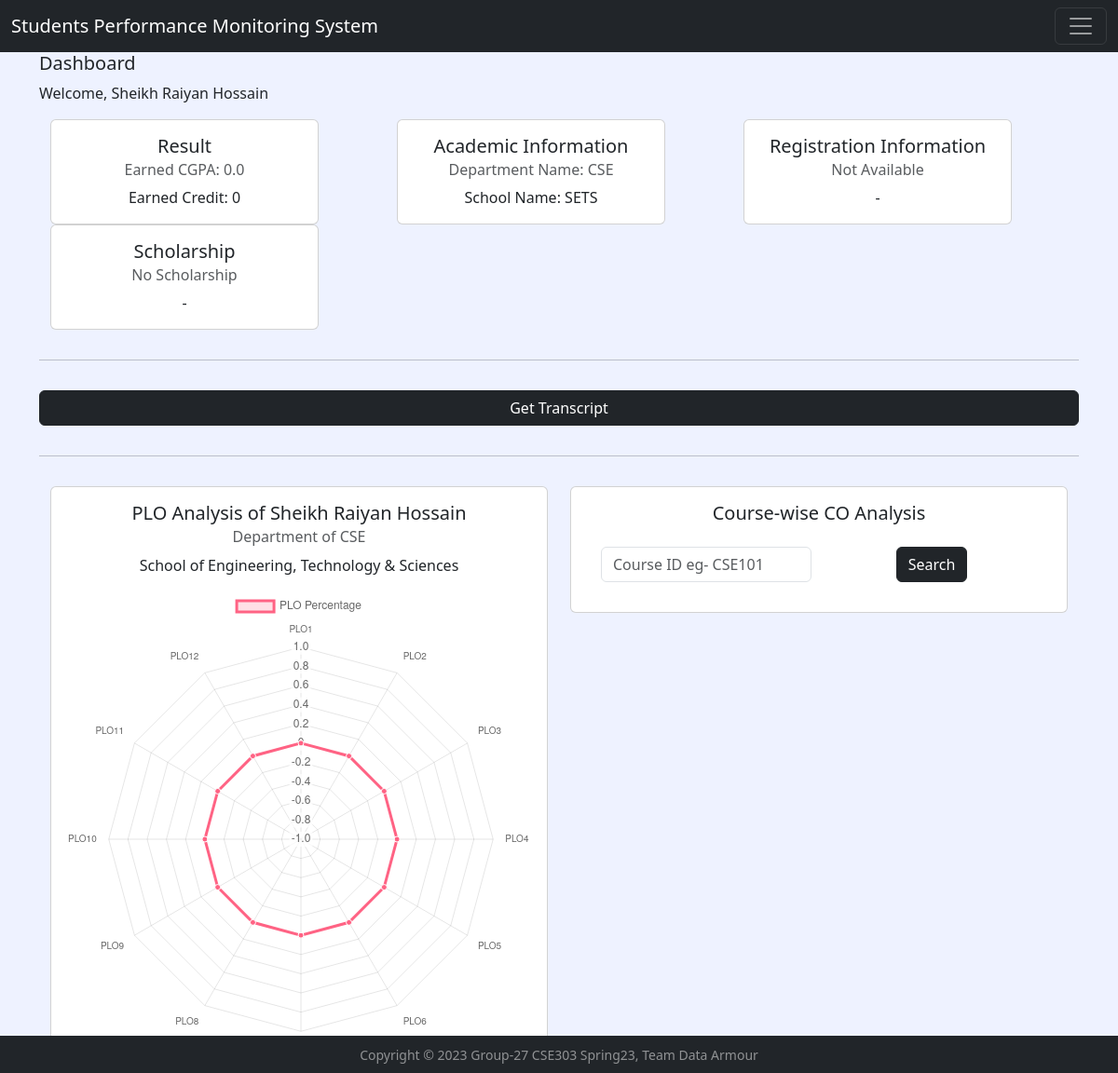
The page / (signed in) on the database its author committed.
### app/models.py (models this page shows)
class User_T(AbstractUser):
    ROLES_CHOICES=(
        ('Admin', 'Admin'),
        ('Faculty', 'Faculty'),
        ('Student', 'Student'),
    )
    role = models.CharField(max_length=30, choices=ROLES_CHOICES)
    phone = models.CharField(max_length=15, null=True, blank=True)
    address = models.CharField(max_length=30, null=True, blank=True)
    department = models.ForeignKey(Department_T, on_delete=models.CASCADE, null=True, blank=True)

class Department_T(models.Model):
    departmentID = models.CharField(max_length=10, primary_key=True,null=False, blank=False)
    departmentName = models.CharField(max_length=255, null=False, blank=False)
    schoolID = models.ForeignKey(School_T, on_delete=models.CASCADE)
    def __str__(self):
        return str(self.departmentID)

class School_T(models.Model):
    schoolID = models.CharField(max_length=10, primary_key=True,null=False, blank=False)
    schoolName = models.CharField(max_length=255,null=False, blank=False)
    def __str__(self):
        return str(self.schoolID)

### app/views.py (the view, shortened to what this page needs)
# urls.py: path('', home, name='home'),
def home(request):
    if request.user.is_authenticated:
        if request.user.role == 'Student':
            grades = CourseGrade_T.objects.raw("SELECT * FROM app_coursegrade_t WHERE studentID_id = %s;", [request.user.id])
            attempted_credit = 0
            total_cum_credit = 0
            try:
                cgpa = total_cum_credit/attempted_credit
            except:
                cgpa = 0.0
            if request.method == 'POST':
                co = studentAndCourseWiseCO(request.user, request.POST['searchCourse'])
                return render(request, 'home/home.html', {  'cgpa': round(cgpa, 2),
                                                        'earned_credit': attempted_credit,
                                                        'plo': getPLO(request.user.username),
                                                        'co': co})
            return render(request, 'home/home.html', {  'cgpa': round(cgpa, 2),
                                                        'earned_credit': attempted_credit,
                                                        'plo': getPLO(request.user.username),
                                                        })
    else:
        return redirect('login')

### app/views.py (called while the page is built, shortened)
def getPLO(student):
    student = User_T.objects.raw("SELECT id FROM app_user_t WHERE username=%s;", [student])[0]
    if student.role != 'Student':
        return None
    print(student.username)
    plos = Assessment_T.objects.raw('SELECT * FROM app_assessment_t WHERE studentID_id = %s;', [student.id])
    plodata = [0.0,0.0,0.0,0.0,0.0,0.0,0.0,0.0,0.0,0.0,0.0,0.0]
    return plodata

### app/templates/home/home.html (shortened to what this page needs)
{% extends 'base/base.html' %}
{% block content %}
    <h5>Dashboard</h5>
    <p>Welcome, {{user.first_name}} {{user.last_name}}</p>
    {% if user.role == 'Student' %}
      <div class="container text-center">
        <div class="row">
          <div class="col">
            <div class="card" style="width: 18rem;">
                <div class="card-body">
                  <h5 class="card-title">Result</h5>
                  <h6 class="card-subtitle mb-2 text-body-secondary">Earned CGPA: {{cgpa}} </h6>
                  <p class="card-text">Earned Credit: {{earned_credit}}</p>
                </div>
            </div>
          </div>
          <div class="col">
            <div class="card" style="width: 18rem;">
                <div class="card-body btn-dark">
                  <h5 class="card-title">Academic Information</h5>
                  <h6 class="card-subtitle mb-2 text-body-secondary">Department Name: {{user.department}}</h6>
                  <p class="card-text">School Name: {{user.department.schoolID}}</p>
                </div>
            </div>
          </div>
          <div class="col">
            <div class="card" style="width: 18rem;">
                <div class="card-body">
                    <h5 class="card-title">Registration Information</h5>
                    <h6 class="card-subtitle mb-2 text-body-secondary">Not Available</h6>
                    <p class="card-text">-</p>
                </div>
            </div>
          </div>
          <div class="col">
            <div class="card" style="width: 18rem;">
                <div class="card-body">
                    <h5 class="card-title">Scholarship</h5>
                    <h6 class="card-subtitle mb-2 text-body-secondary">No Scholarship</h6>
                    <p class="card-text">-</p>
                </div>
            </div>
          </div>
        </div>
        <div class="row">
          <hr style="margin-top: 2rem; margin-bottom: 2rem;">
          <a class="btn btn-dark" href="{% url 'transcript' %}">Get Transcript</a>
          <hr style="margin-top: 2rem; margin-bottom: 2rem;">
        </div>
        <div class="row">
          <div class="col" style="width: 50%;">
            <div class="card" >
              <div class="card-body">
                  <h5 class="card-title">PLO Analysis of {{user.first_name}} {{user.last_name}}</h5>
                  <h6 class="card-subtitle mb-2 text-body-secondary">Department of {{user.department}}</h6>
                  <p class="card-text">{{user.department.schoolID.schoolName}}</p>
                  {% include 'home/student_plo.html' %}
              </div>
            </div>
          </div>
          <div class="col" style="width: 50%;">
            <div class="card" >
              <div class="card-body">
                  <h5 class="card-title">Course-wise CO Analysis</h5>
                  {% include 'home/student_co.html' %}
              </div>
            </div>
          </div>
        </div>
      </div>
    {% endif %}
{% endblock content %}

### rows shown on the page
User_T: first_name "Sheikh Raiyan", last_name "Hossain", department "CSE", department.schoolID "SETS", department.schoolID.schoolName "School of Engineering, Technology & Sciences"

### other values the page prints
{{ cgpa }} "0.0"
{{ earned_credit }} "0"
chart data {{ plo }} [0.0, 0.0, 0.0, 0.0, 0.0, 0.0, 0.0, 0.0, 0.0, 0.0, 0.0, 0.0]
